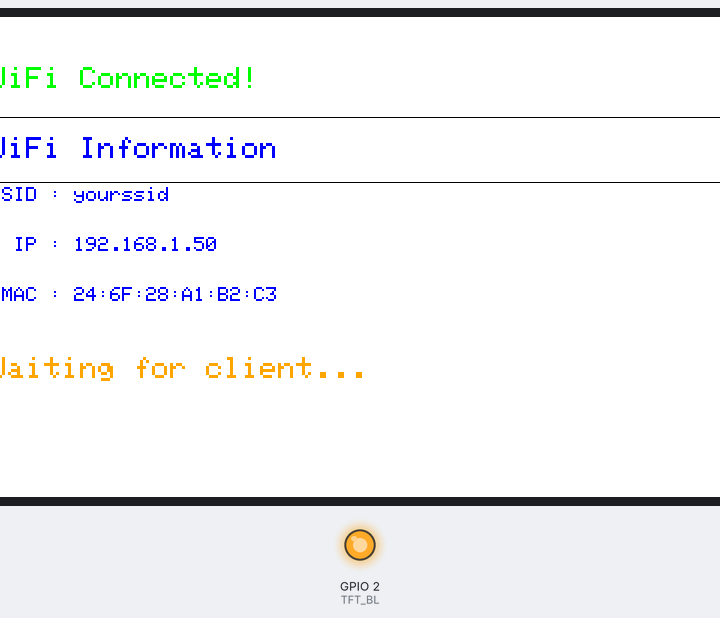
Recording of a sketch running on a simulated ESP32-S3. Shown: 800×480 colour display, output pins drawn as LEDs (lit = HIGH). WiFi joins after 1.5 s; servers stay silent unless stated; what the sketch prints to the serial monitor is not drawn.

Above: at 2.6 s.

The sketch:

WiFi_STA_TCP_Server.ino
```cpp
/*******************************************************************************
 * ESP32 WiFi STA + TCP Server + RGB LCD Display
 * 功能：ESP32 STA模式连接WiFi，作为TCP服务器监听指定端口，
 *       屏幕显示WiFi/TCP连接状态、网络信息及收发的数据
 * 硬件：ESP32-S3 + RGB LCD 800*480
 ******************************************************************************/
#include <Arduino_GFX_Library.h>
#include <WiFi.h>
#include <WiFiServer.h>
#include <WiFiClient.h>

// ====================== WiFi STA配置 ======================
#define WIFI_SSID         "yourssid"
#define WIFI_PASSWORD     "yourpass"
#define WIFI_CONNECT_RETRY 5
#define WIFI_CONNECT_DELAY 3000

// ====================== TCP Server配置 ======================
#define TCP_SERVER_PORT   10000
#define TCP_CLIENT_TIMEOUT 5000
#define TCP_RECV_BUFFER_SIZE 1024
#define MAX_CLIENTS 1

// ====================== 硬件配置 800*480 ======================
#define LCD_WIDTH  800
#define LCD_HEIGHT 480
#define TFT_BL 2

// 时序参数
#define HSYNC_POLARITY 0
#define HSYNC_FRONT_PORCH 12
#define HSYNC_PULSE_WIDTH 4
#define HSYNC_BACK_PORCH 16
#define VSYNC_POLARITY 0
#define VSYNC_FRONT_PORCH 10
#define VSYNC_PULSE_WIDTH 4
#define VSYNC_BACK_PORCH 10
#define PCLK_FREQ 13300000
#define PCLK_ACTIVE_NEG 1

// ESP32-S3 RGB LCD引脚定义
#define PIN_DE    40
#define PIN_VSYNC 41
#define PIN_HSYNC 39
#define PIN_PCLK  42
#define PIN_R0 45
#define PIN_R1 48
#define PIN_R2 47
#define PIN_R3 21
#define PIN_R4 14
#define PIN_G0 5
#define PIN_G1 6
#define PIN_G2 7
#define PIN_G3 15
#define PIN_G4 16
#define PIN_G5 4
#define PIN_B0 8
#define PIN_B1 3
#define PIN_B2 46
#define PIN_B3 9
#define PIN_B4 1

// ====================== 显示布局适配 800*480 ======================
#define TEXT_SIZE_MAIN 3     // 主字号放大
#define TEXT_SIZE_SUB 2      // 子字号放大
#define TEXT_START_X 30
#define TEXT_START_Y 30
#define LINE_SPACING 50      // 行高加宽
#define WIFI_INFO_Y 120      // WiFi信息区Y坐标
#define TCP_INFO_Y  380      // TCP状态区Y坐标
#define DATA_INFO_Y 420      // 数据收发区Y坐标

// ====================== GFX初始化 ======================
Arduino_ESP32RGBPanel *rgb_panel = new Arduino_ESP32RGBPanel(
    PIN_DE, PIN_VSYNC, PIN_HSYNC, PIN_PCLK,
    PIN_R0, PIN_R1, PIN_R2, PIN_R3, PIN_R4,
    PIN_G0, PIN_G1, PIN_G2, PIN_G3, PIN_G4, PIN_G5,
    PIN_B0, PIN_B1, PIN_B2, PIN_B3, PIN_B4,
    HSYNC_POLARITY, HSYNC_FRONT_PORCH, HSYNC_PULSE_WIDTH, HSYNC_BACK_PORCH,
    VSYNC_POLARITY, VSYNC_FRONT_PORCH, VSYNC_PULSE_WIDTH, VSYNC_BACK_PORCH,
    PCLK_ACTIVE_NEG, PCLK_FREQ
);

Arduino_RGB_Display *gfx = new Arduino_RGB_Display(
    LCD_WIDTH, LCD_HEIGHT, rgb_panel, 0, true
);

// ====================== 全局变量 ======================
bool isWiFiConnected = false;
WiFiServer server(TCP_SERVER_PORT);
WiFiClient client;
char t_buf[100] = {0};

String wifiSSID = WIFI_SSID;
String localIP;
String localMAC;

uint16_t serverPort = TCP_SERVER_PORT;
String recvData = "";
String sendData = "Hello, this is server!";
bool isClientConnected = false;

// ====================== 函数声明 ======================
void initWiFiSTA();
void displayWiFiStatus(const String &status, uint16_t color);
void displayWiFiInfo();
void displayTCPStatus(const String &status, uint16_t color);
void displayDataInfo();

// ====================== 初始化函数 ======================
void setup()
{
    Serial.begin(115200);
    Serial.println("ESP32 WiFi STA + TCP Server 800*480");

    if (!gfx->begin())
    {
        Serial.println("gfx->begin() failed!");
        while (1) delay(1000);
    }
    gfx->fillScreen(RGB565_WHITE);
    pinMode(TFT_BL, OUTPUT);
    digitalWrite(TFT_BL, HIGH);

    WiFi.mode(WIFI_STA);
    WiFi.setSleep(false);

    displayWiFiStatus("Start connecting to WiFi ...", RGB565_RED);
    Serial.printf("Connecting to WiFi: %s...\n", WIFI_SSID);

    initWiFiSTA();

    if (isWiFiConnected)
    {
        server.begin();
        server.setTimeout(TCP_CLIENT_TIMEOUT);
        displayTCPStatus("TCP Server Started, Listening...", RGB565_GREEN);
        Serial.printf("TCP Server started on %s:%d\n", localIP.c_str(), serverPort);
    }
    else
    {
        displayTCPStatus("WiFi Failed, Server Not Started", RGB565_RED);
        Serial.println("WiFi connect failed, cannot start TCP server!");
    }
}

// ====================== 循环函数 ======================
void loop()
{
    if (isWiFiConnected)
    {
        if (!isClientConnected)
        {
            client = server.available();
            if (client)
            {
                isClientConnected = true;
                String clientIP = client.remoteIP().toString();
                String statusMsg = "Client Connected: " + clientIP;
                displayTCPStatus(statusMsg, RGB565_GREEN);
                Serial.printf("New client connected: %s\n", clientIP.c_str());

                client.print(sendData);
                Serial.printf("TCP Send: %s\n", sendData.c_str());
                displayDataInfo();
            }
            else
            {
                displayTCPStatus("Waiting for client...", RGB565_ORANGE);
            }
        }
        else
        {
            if (client.connected())
            {
                if (client.available() > 0)
                {
                    String line = "";
                    while (client.available() > 0)
                    {
                        line += (char)client.read();
                    }
                    recvData = line;
                    Serial.printf("TCP Recv from client: %s\n", recvData.c_str());

                    displayDataInfo();

                    String reply = "Server received: " + recvData;
                    client.print(reply);
                    sendData = reply;
                    Serial.printf("TCP Send to client: %s\n", sendData.c_str());
                    displayDataInfo();
                }
            }
            else
            {
                isClientConnected = false;
                recvData = "";
                sendData = "Hello, this is server!";
                displayTCPStatus("Client Disconnected", RGB565_RED);
                Serial.println("Client disconnected!");
                client.stop();
            }
        }
    }
    delay(10);
}

// ====================== 初始化WiFi STA======================
void initWiFiSTA()
{
    WiFi.mode(WIFI_STA);
    WiFi.disconnect();
    delay(100);

    displayWiFiStatus("Connecting to WiFi: " + wifiSSID, RGB565_RED);
    Serial.printf("Connecting to WiFi: %s...\n", WIFI_SSID);

    int retryCount = 0;
    while (retryCount < WIFI_CONNECT_RETRY)
    {
        WiFi.begin(WIFI_SSID, WIFI_PASSWORD);

        unsigned long start = millis();
        while (millis() - start < 5000)
        {
            if (WiFi.status() == WL_CONNECTED)
            {
                isWiFiConnected = true;
                localIP = WiFi.localIP().toString();
                localMAC = WiFi.macAddress();

                displayWiFiStatus("WiFi Connected!", RGB565_GREEN);
                displayWiFiInfo();
                Serial.println("WiFi connected successfully!");
                return;
            }
            delay(100);
        }

        retryCount++;
        String statusMsg = "WiFi Retry: " + String(retryCount) + "/" + String(WIFI_CONNECT_RETRY);
        displayWiFiStatus(statusMsg, RGB565_ORANGE);
        Serial.println(statusMsg);
        delay(WIFI_CONNECT_DELAY);
    }

    displayWiFiStatus("WiFi Connect Failed!", RGB565_RED);
    Serial.println("WiFi connect failed!");
}

// ====================== 显示WiFi状态 ======================
void displayWiFiStatus(const String &status, uint16_t color)
{
    gfx->fillRect(TEXT_START_X, TEXT_START_Y, LCD_WIDTH - 60, 80, RGB565_WHITE);
    gfx->setTextSize(TEXT_SIZE_MAIN);
    gfx->setTextColor(color);
    gfx->setCursor(TEXT_START_X, TEXT_START_Y + 20);
    gfx->println(status);
    gfx->drawLine(TEXT_START_X, TEXT_START_Y + 70, LCD_WIDTH - 30, TEXT_START_Y + 70, RGB565_BLACK);
}

// ====================== 显示TCP状态 ======================
void displayTCPStatus(const String &status, uint16_t color)
{
    gfx->fillRect(TEXT_START_X, TCP_INFO_Y - 60, LCD_WIDTH - 60, 60, RGB565_WHITE);
    gfx->setTextSize(TEXT_SIZE_MAIN);
    gfx->setTextColor(color);
    gfx->setCursor(TEXT_START_X, TCP_INFO_Y - 40);
    gfx->println(status);
}

// ====================== 显示WiFi信息 ======================
void displayWiFiInfo()
{
    gfx->fillRect(TEXT_START_X, WIFI_INFO_Y, LCD_WIDTH - 60, 240, RGB565_WHITE);

    gfx->setTextSize(TEXT_SIZE_MAIN);
    gfx->setTextColor(RGB565_BLUE);
    gfx->setCursor(TEXT_START_X, WIFI_INFO_Y);
    gfx->println("WiFi Information");
    gfx->drawLine(TEXT_START_X, WIFI_INFO_Y + 45, LCD_WIDTH - 30, WIFI_INFO_Y + 45, RGB565_BLACK);

    gfx->setTextSize(TEXT_SIZE_SUB);

    gfx->setTextColor(RGB565_BLUE);
    gfx->setCursor(TEXT_START_X, WIFI_INFO_Y + LINE_SPACING);
    sprintf(t_buf, "SSID : %s", wifiSSID.c_str());
    gfx->println(t_buf);

    gfx->setCursor(TEXT_START_X, WIFI_INFO_Y + LINE_SPACING * 2);
    sprintf(t_buf, "  IP : %s", localIP.c_str());
    gfx->println(t_buf);

    gfx->setCursor(TEXT_START_X, WIFI_INFO_Y + LINE_SPACING * 3);
    sprintf(t_buf, " MAC : %s", localMAC.c_str());
    gfx->println(t_buf);

    gfx->setCursor(TEXT_START_X, WIFI_INFO_Y + LINE_SPACING * 4);
    sprintf(t_buf, "SERVER PORT : %d", serverPort);
    gfx->println(t_buf);
}

// ====================== 显示收发数据 ======================
void displayDataInfo()
{
    gfx->fillRect(TEXT_START_X, DATA_INFO_Y, LCD_WIDTH - 60, 100, RGB565_WHITE);

    gfx->setTextSize(TEXT_SIZE_SUB);
    gfx->setTextColor(RGB565_RED);
    gfx->setCursor(TEXT_START_X, DATA_INFO_Y);
    gfx->print("Send: ");
    gfx->setTextColor(RGB565_BLACK);
    gfx->println(sendData);

    gfx->setTextColor(RGB565_RED);
    gfx->setCursor(TEXT_START_X, DATA_INFO_Y + 50);
    gfx->print("Received: ");
    gfx->setTextColor(RGB565_BLACK);
    gfx->println(recvData);
}
```
